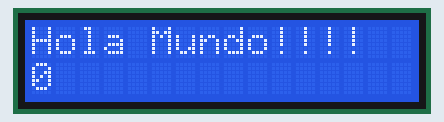
Simulated run of this sketch. Board: Arduino Uno, built with avr-gcc and run on an emulated ATmega328P. On the bench: 16×2 character LCD.

Above: at 0.1 s.
At 4.1 s:
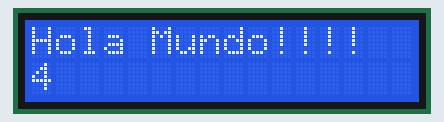
At 9.1 s:
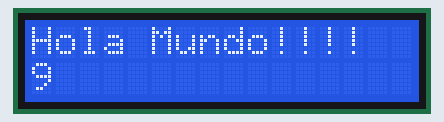
At 19.1 s:
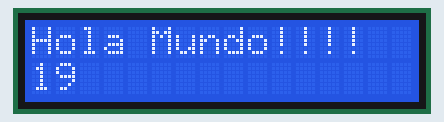
At 29.1 s:
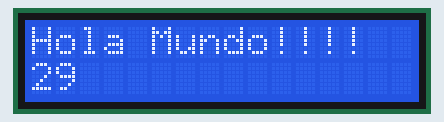
At 39.1 s:
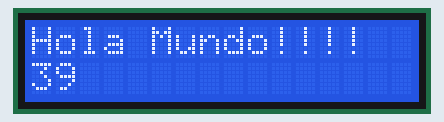

Measured:
- what the display in image 1 shows lasts 1.0 s, from 4.0 s to 5.0 s

The sketch:

HolaMundo.ino
```cpp
/*
  Programacion de LCD de 16 x 2
  Escribe Hola Mundo en el LCD

  Autor: Diego Fernández Sanz
  Fecha: 28/12/2014

 PINUP del Circuito con el Arduino UNO

 con el shield de Arduino
 * LCD RS pin to digital         PIN8
 * LCD Enable pin to digital     PIN9
 * LCD D4 pin to digital         PIN4
 * LCD D5 pin to digital         PIN5
 * LCD D6 pin to digital         PIN6
 * LCD D7 pin to digital         PIN7
 * LCD R/W pin to ground         GND
 * 10K resistor:
 * ends to +5V and ground
 * wiper to LCD VO pin (pin 3)

 con el LCD 16 X 2 de WINSTAR directo
 * LCD RS pin to digital         PIN12
 * LCD Enable pin to digital     PIN11
 * LCD D4 pin to digital         PIN5
 * LCD D5 pin to digital         PIN4
 * LCD D6 pin to digital         PIN3
 * LCD D7 pin to digital         PIN2
 * LCD R/W pin to ground         GND
 * 10K resistor:
 * ends to +5V and ground
 * wiper to LCD VO pin (pin 3)


 */

// include the library code:
#include <LiquidCrystal.h>

// initialize the library with the numbers of the interface pins para el SHIELD de ARDUINO
//LiquidCrystal lcd(8, 9, 4, 5, 6, 7);

// initialize the library with the numbers of the interface pins para el LCD WINSTAR 16 X 2
LiquidCrystal lcd(12, 11, 5, 4, 3, 2);


void setup() {
  // set up the LCD's number of columns and rows:
  lcd.begin(16, 2);
  // Print a message to the LCD.
  lcd.print("Hola Mundo!!!!");
}

void loop() {
  // set the cursor to column 0, line 1
  // (note: line 1 is the second row, since counting begins with 0):
  lcd.setCursor(0, 1);
  // print the number of seconds since reset:
  lcd.print(millis()/1000);
}
```
